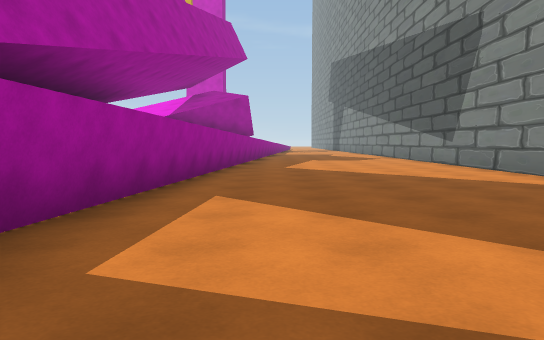
[1] (above)

24 first-person views from a walk through a 3-D level made in the Unity game engine. The camera is 1.2 m above the floor, tilts 4° down and sees 70° across. The floor is counted in squares, 2 m on a side. Each view is taken from the middle of a square. On the plan, view 1 faces up. The plan holds only what a view shows up to about 11 squares ahead; the rest is blank. The place goes on beyond the plan.

[2]
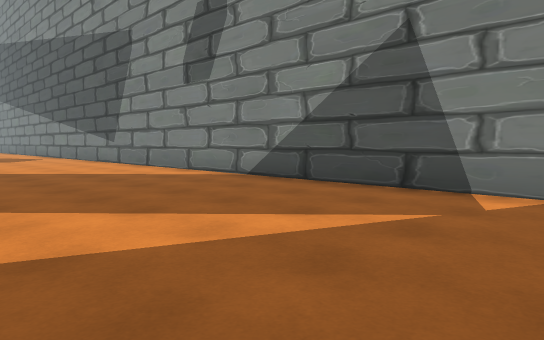

[3]
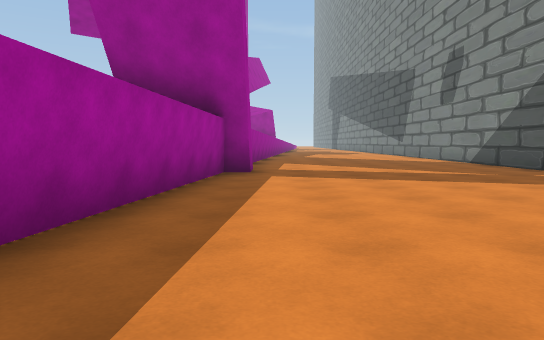

[4]
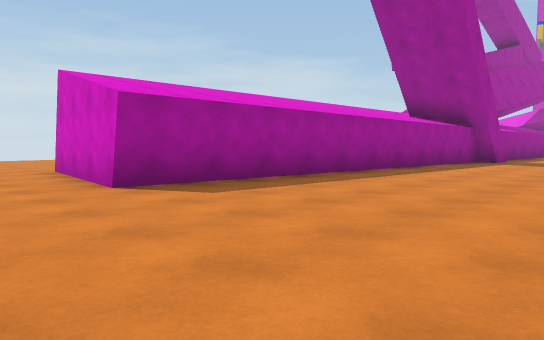

[5]
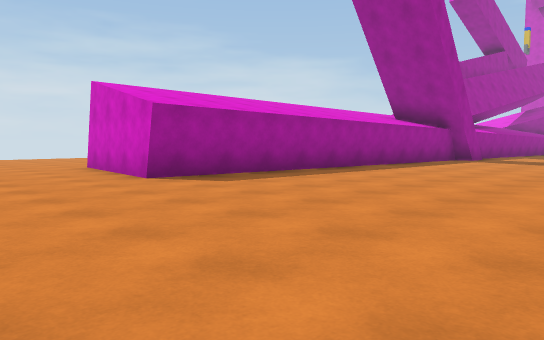

[6]
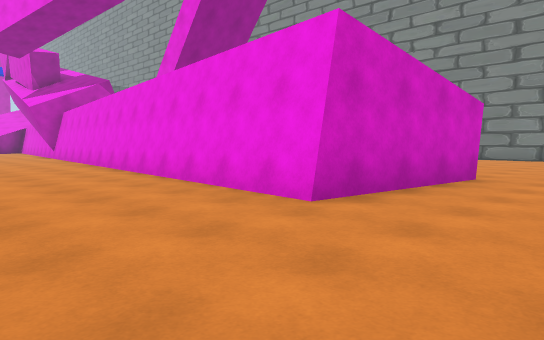

[7]
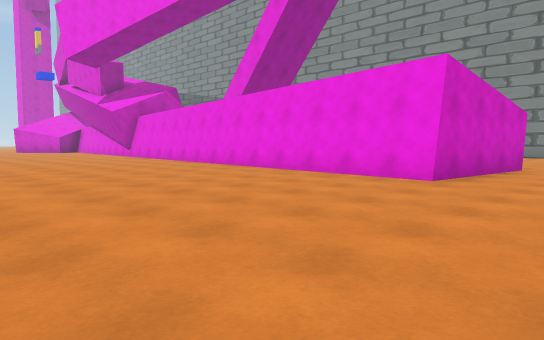

[8]
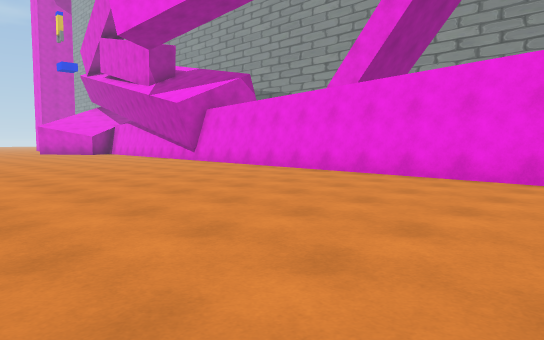

[9]
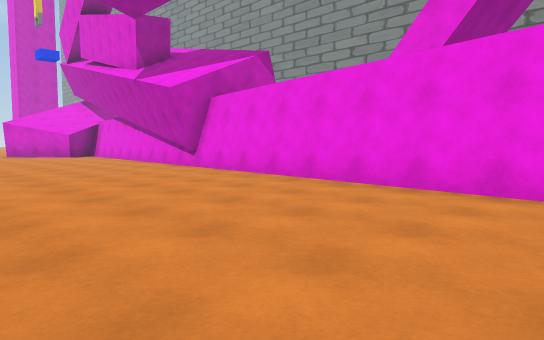

[10]
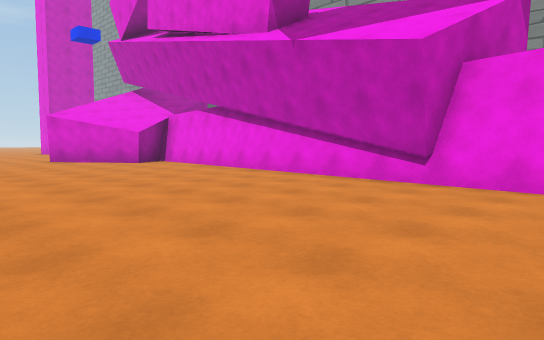

[11]
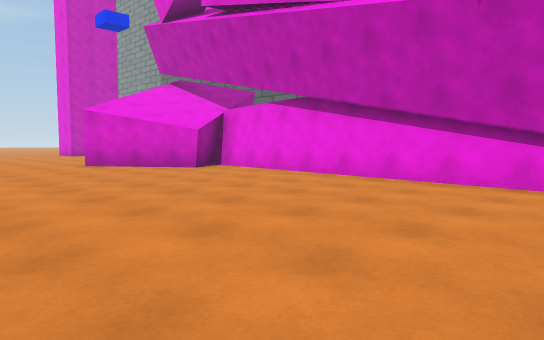

[12]
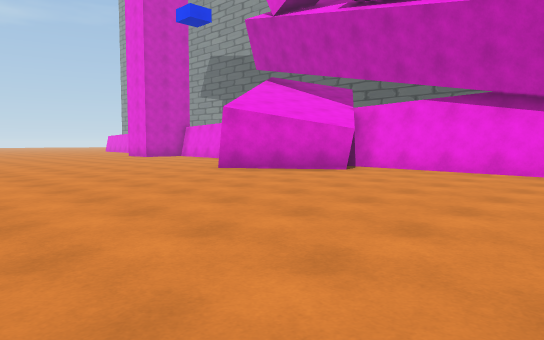

[13]
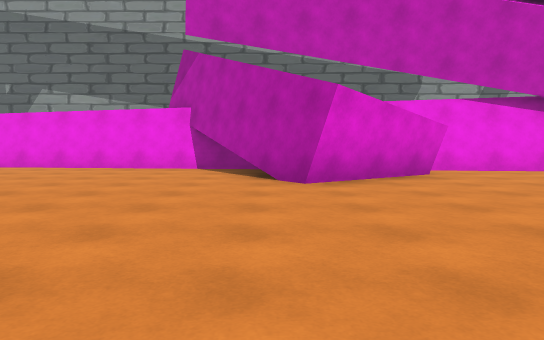

[14]
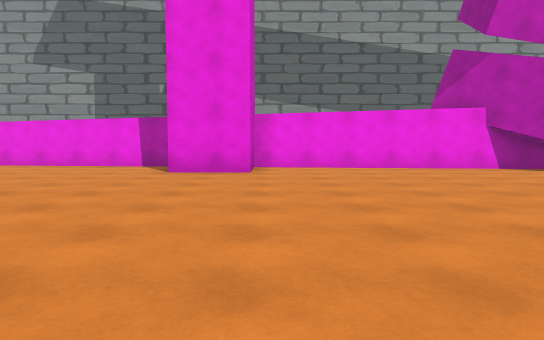

[15]
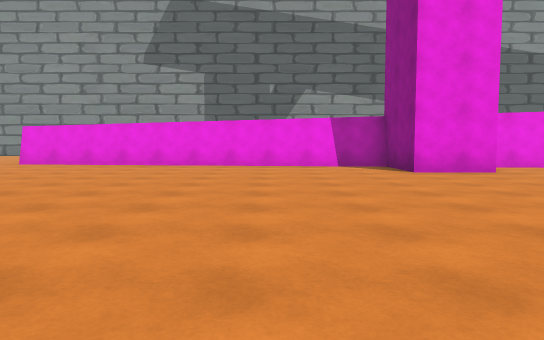

[16]
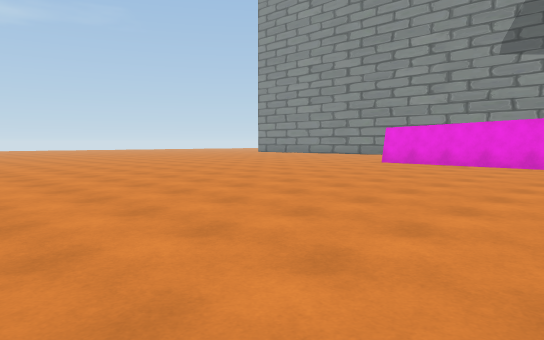

[17]
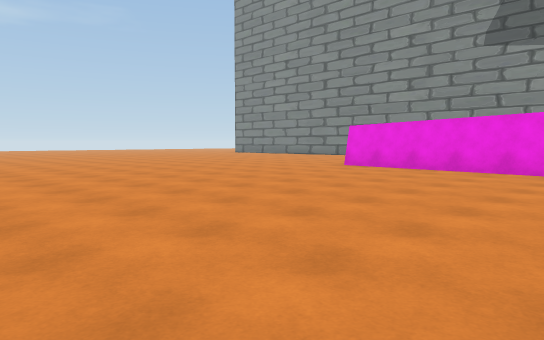

[18]
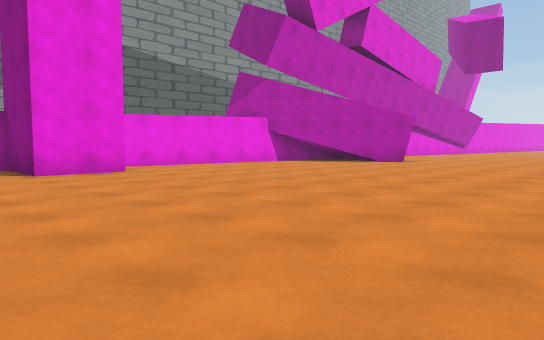

[19]
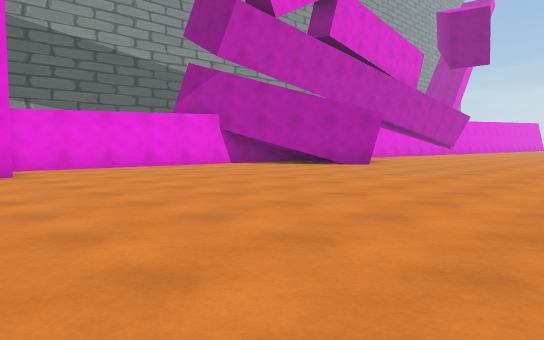

[20]
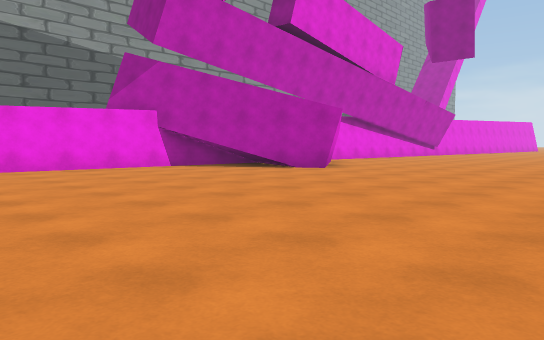

[21]
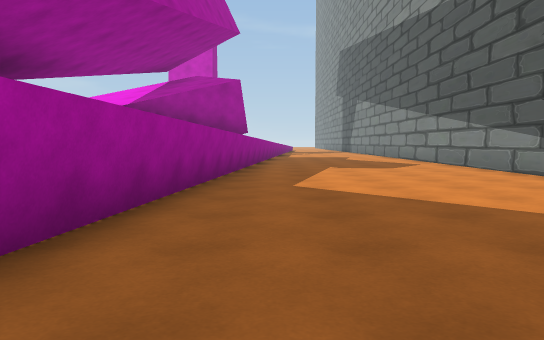

[22]
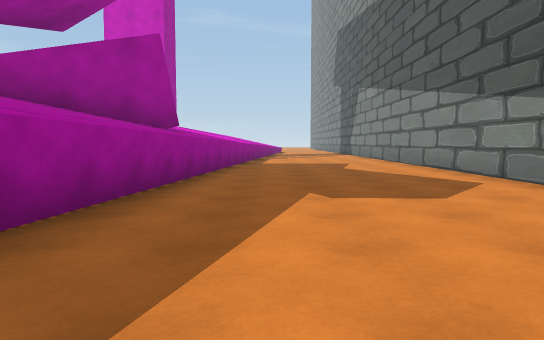

[23]
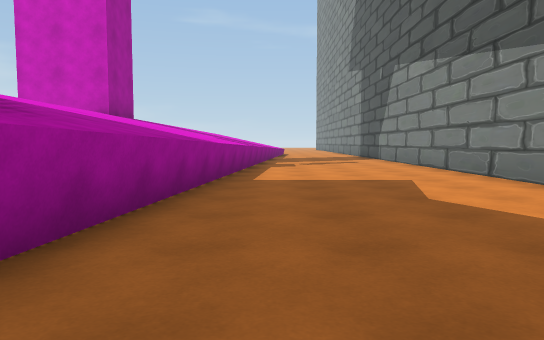

[24]
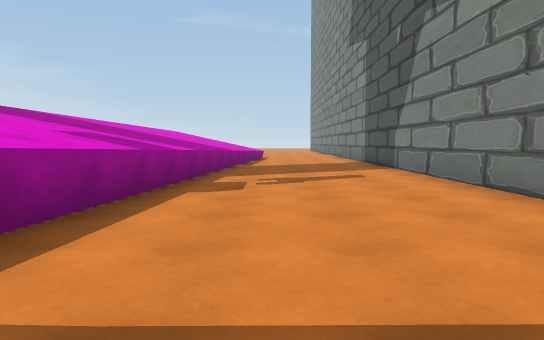

### Floor plan
Points are (right, up) in squares from view 1. A wall is a line through its corners. A room is listed if a view was taken in it or the views show most of it. See-through windows are left out.
Room 1 (views 1, 2, 3, 4, 5, 6, 7, 8, 9, 10, 11, 12, 13, 14, 15, 16, 17, 18, 19, 20, 21, 22, 23, 24)
walls: (-4.1, 16.3) (-3.3, 23.4) (-5.1, 23.4) (-5.1, 25.1) (-3.2, 25.1) (-2.1, 35.1); (-5.3, 4.3) (-5.7, 4.3) (-5.2, 6.6); (-1.4, 1.6) (-1.4, 0.6); (-1.9, 0.6) (-3, -9.9) (-6.8, -9.5) (-4.4, 13.9) (-5.7, 12.8) (-7.4, 15.3) (-4.3, 17.6); (-1.4, 0.3) (-2, 0.3); (4.9, -0.2) (4.9, 30); (1.2, 30.1) (-1.7, 2.4)
ways out: gap at (-2, 35)

Where each view was taken, in squares from view 1:
view 1: 0 up, 0 right, facing up
view 2: 1 down, 0 right, facing up-right
view 3: 7 down, 1 left, facing up
view 4: 12 down, 2 right, facing up-left
view 5: 13 down, 3 right, facing up-left
view 6: 12 down, 10 left, facing up-right
view 7: 12 down, 13 left, facing up-right
view 8: 7 down, 13 left, facing up-right
view 9: 4 down, 11 left, facing up-right
view 10: 2 up, 11 left, facing up-right
view 11: 5 up, 11 left, facing up-right
view 12: 8 up, 13 left, facing up-right
view 13: 16 up, 13 left, facing right
view 14: 23 up, 13 left, facing right
view 15: 28 up, 13 left, facing right
view 16: 29 up, 13 left, facing up-right
view 17: 29 up, 11 left, facing up-right
view 18: 27 up, 13 left, facing down-right
view 19: 25 up, 13 left, facing down-right
view 20: 23 up, 13 left, facing down-right
view 21: 4 up, 0 right, facing up
view 22: 9 up, 1 right, facing up
view 23: 14 up, 1 right, facing up
view 24: 19 up, 2 right, facing up
